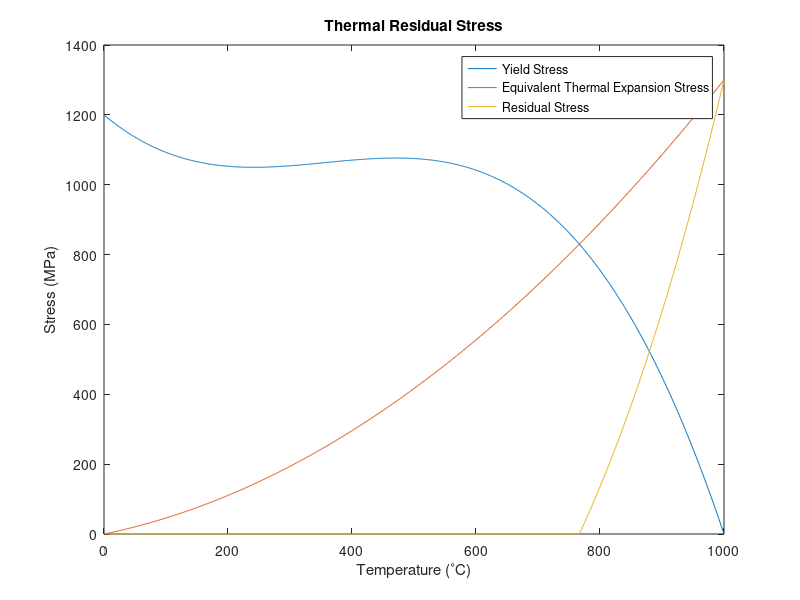

This figure's MATLAB source:
clc
clear all
%% Residual Stress Plot for gamma-TiAl to find out the best cutting speed
b = 0.00002;
vC = 1;
Fc = 40;
rho = 8250;
T = 1:1:1000;
E = 200000;
alpha = 2.5E-25.*T.^2 + 3.3E-9.*T + 1.29E-6;
k = 11.4;
cP = 435;
w = 0.005;
Pecletnum = (vC*b*rho*cP/(2*k));
c4 = 0.00527*Pecletnum^3 - 0.192*Pecletnum^2 + 2.39*Pecletnum;
if(Pecletnum > 5)
    FlashTemp = ((0.399*2*Fc*vC)/(k*w))*sqrt(k/(rho*cP*b));
elseif(Pecletnum < 5)
    FlashTemp = c4*0.159*(2*Fc/(rho*cP*w*b));
end
%% Normalized Von Mises Map for Frictional Sliding under Plane Strain Conditions

z_a = 0:0.1:4;
x_a = -5:0.25:5;
mu = Fc/75;       % Friction Coefficient
for i = 1:size(z_a,2)
    for j = 1:size(x_a,2)
m_a(i, j) = 0.5*((sqrt(1 + (z_a(1, j)^2)^2 - 2*(1 + (z_a(1,j))^2)*(x_a(1, i))^(2) + (x_a(1,i))^4 + 4*(z_a(1, j))^(2)*(x_a(1, i))^2)) + 1 + (z_a(1, j))^2 - (x_a(1, i))^2);
n_a(i,j) = 0.5*((sqrt((1 + (z_a(1, j))^2)^2 - 2*(1 + (z_a(1, j))^2)*(x_a(1, i))^(2) + (x_a(1, i))^4 + 4*(z_a(1, j))^(2)*(x_a(1, i))^2)) -1 - (z_a(1, j))^2 + (x_a(1, i))^2);
    end
end

for i = 1:size(z_a,2)
    for j = 1:size(x_a,2)
        sigmax1(i, j) = -(sqrt(m_a(i, j))*((1 + ((z_a(1, j)^2) + n_a(i, j)/(m_a(i, j) + n_a(i, j)))) - 2*z_a(1, j)));
        sigmax2(i, j) = -(mu*sign(x_a(1, i))*(sqrt(n_a(i, j)))*(2 - ((z_a(1, j)^2 - m_a(i, j))/(m_a(i, j) + n_a(i, j))) -2*x_a(1, i)));
        sigmax(i, j) = sigmax1(i, j) + sigmax2(i, j);
        sigmaz1(i, j) = -(sqrt(m_a(i,j))*(1 - ((z_a(1,j)^2) + n_a(i,j))/((m_a(i,j) + n_a(i,j)))));
        sigmaz2(i, j) = -mu*(sqrt(n_a(i,j))*((m_a(i,j) - (z_a(1, j)^2)/m_a(i,j) + n_a(i,j))));
        sigmaz(i, j) = sigmaz1(i,j) + sigmaz2(i,j);
    end
end
%% plot(x_a, sigmax);
v = 0.294;
YS = -4.4E-6.*T.^3 + 0.0047.*T.^2 -1.5.*T + 1200;
sigmae = (E.*alpha.*(T))/(1 - v);
for i = T
    if sigmae(i) > YS(i)
        sigmat(i) = sigmae(i) - YS(i);
    else 
        sigmat(i) = 0;
end
end 
title('Thermal Residual Stress');
xlabel('Temperature (C)');
ylabel('Stress (MPa)');
plot(T, YS);
hold on
plot(T, sigmae);
hold on
plot(T, sigmat);
title('Thermal Residual Stress');
xlabel('Temperature (^{\circ}C)');
ylabel('Stress (MPa)');
legend('Yield Stress', 'Equivalent Thermal Expansion Stress', 'Residual Stress');
